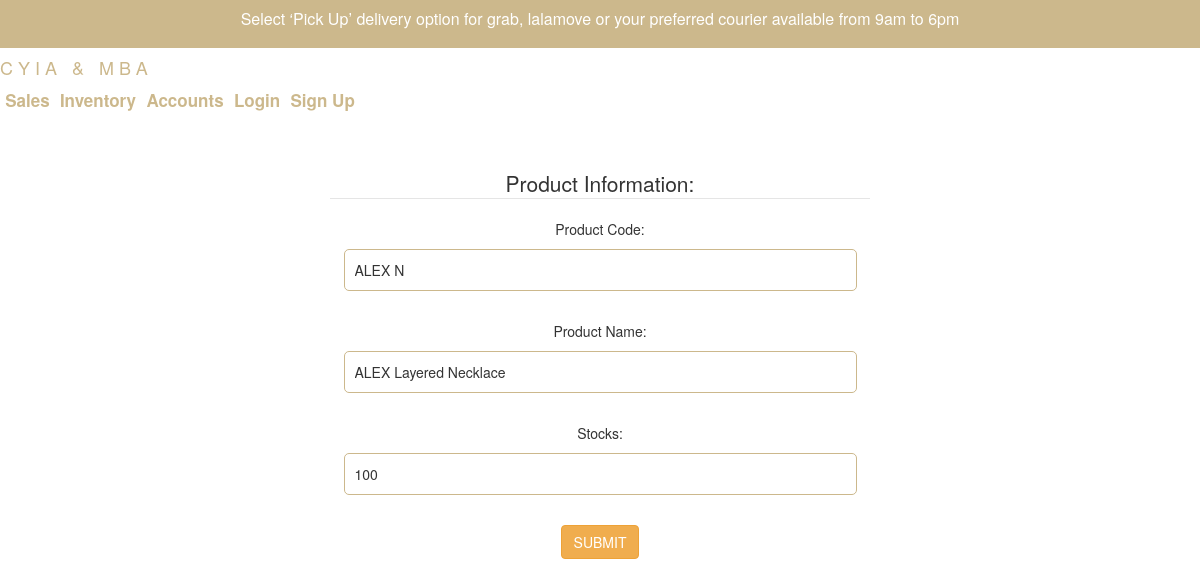
The page /edit.php?id=1 on the database its author committed.
### tables this page shows
CREATE TABLE `inventory` (
  `prod_id` int(50) NOT NULL,
  `prod_code` varchar(50) NOT NULL,
  `prod_name` varchar(50) NOT NULL,
  `num_of_stocks` int(50) NOT NULL
);

### edit.php (the view, shortened to what this page needs)
<?php
include_once 'header2.php';
$id = $_GET['id'];
	$sql = "SELECT * FROM `inventory` WHERE `prod_id` = '$id'";
	$result = $conn->query($sql);
	if($result->num_rows > 0){
			while($row = $result->fetch_assoc()){
				$prod_code = $row['prod_code'];
                $prod_name = $row['prod_name'];
				$stocks = $row['num_of_stocks'];
			}
			?>
			<center>
			<form action="" method="POST">
			  <fieldset>
			    <legend>Product Information:</legend>
			    Product Code:<br>
			    <input type="text" name="pc" value="<?php echo $prod_code; ?>" >
			    <br>
                Product Name:<br>
			    <input type="text" name="pn" value="<?php echo $prod_name; ?>" >
			    <br>
			    Stocks:<br>
			    <input type="number" name="s" value="<?php echo $stocks; ?>" >
			    <br>
			    <input type="submit" class="btn btn-warning" name="update" value="submit"><br>
			  </fieldset>
			</form>
            </center>
			</body>
			</html>
			<?php
}
?>

### styles2.css (style rules this page uses)
* { padding:0; margin:0; box-sizing: border-box; }
.btn { display: inline-block; background:#cfaea7; color:#fff; padding:10px 20px; border-radius: 5px; text-transform: uppercase; text-decoration: none; }
form { width:600px; padding:30px; }
input[type=text],input[type=password],input[type=number],input[type=email] { display: block; border:1px solid #ccb88c; width:95%; padding:10px; margin:10px auto; border-radius:5px; }

### rows shown on the page
inventory: pc "ALEX N", pn "ALEX Layered Necklace", s "100"
